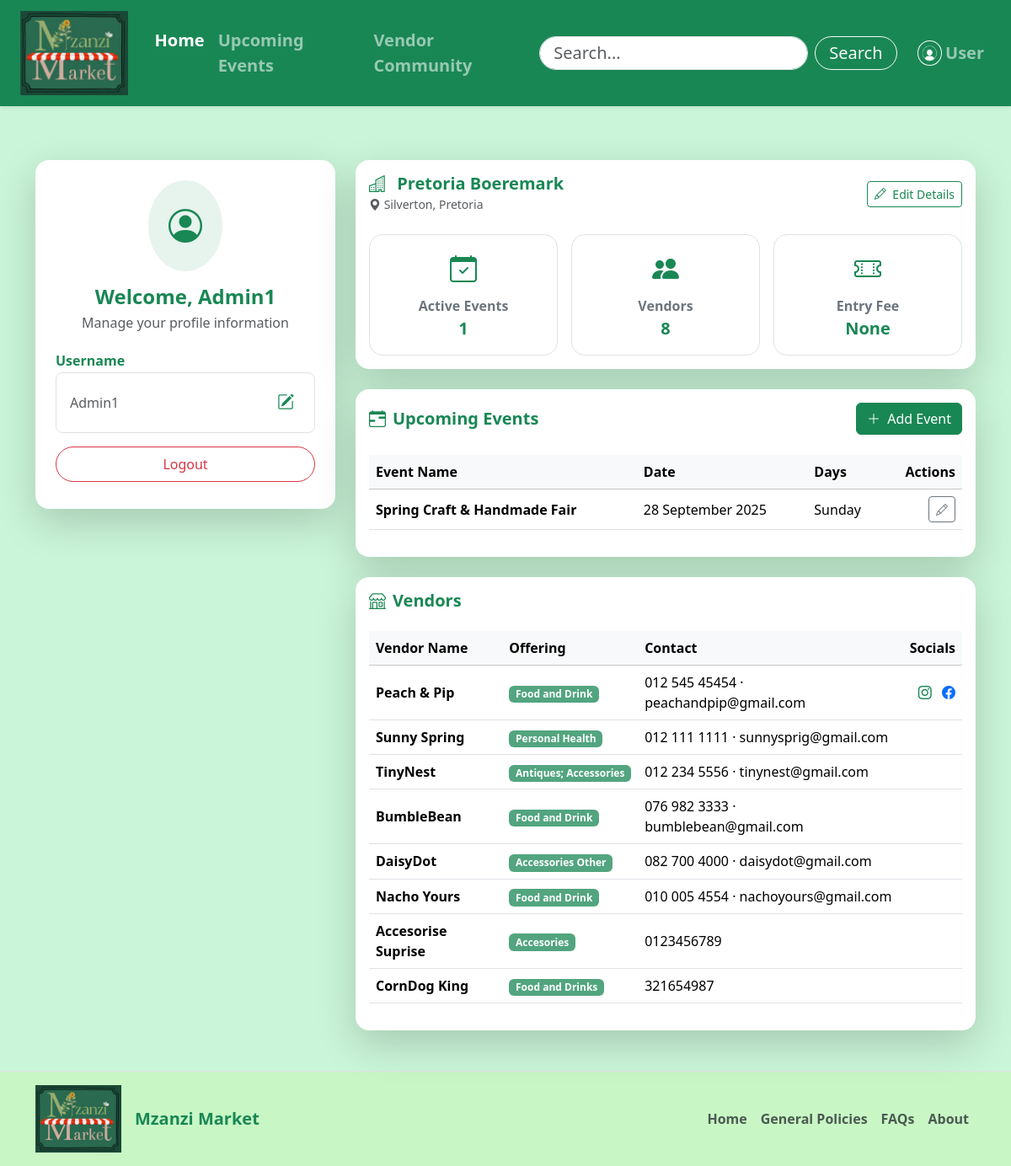
/userpage (signed in), run on the app's committed database.
### tables this page shows
CREATE TABLE "User" (
	"UserID"	INTEGER,
	"Username"	TEXT NOT NULL,
	"Email"	TEXT NOT NULL,
	"Password"	TEXT NOT NULL,
	"Classification"	TEXT NOT NULL CHECK("Classification" IN ('Customer', 'Vendor', 'MarketAdministrator')),
	PRIMARY KEY("UserID" AUTOINCREMENT)
);

CREATE TABLE "Market" (
	"MarketID"	INTEGER,
	"MarketName"	TEXT NOT NULL,
	"MarketDescription"	TEXT,
	"MarketLocationLink"	TEXT,
	"MarketLocation"	TEXT,
	"MarketEntryFee"	TEXT,
	"MarketDate"	DATETIME,
	"MarketDays"	TEXT,
	"MarketPoster"	BLOB,
	"MarketInstagram"	TEXT,
	"MarketFacebook"	TEXT,
	"MarketMap"	BLOB,
	"MarketAdministratorID"	INTEGER,
	PRIMARY KEY("MarketID" AUTOINCREMENT),
	FOREIGN KEY("MarketAdministratorID") REFERENCES "MarketAdministrator"("MarketAdministratorID")
);

CREATE TABLE "Events" (
	"EventID"	INTEGER,
	"EventName"	TEXT NOT NULL,
	"EventDescription"	TEXT,
	"EventDate"	DATETIME,
	"EventDays"	TEXT,
	"EventBookingLink"	TEXT,
	"EventPoster"	BLOB,
	"MarketID"	INTEGER NOT NULL,
	PRIMARY KEY("EventID" AUTOINCREMENT),
	FOREIGN KEY("MarketID") REFERENCES "Market"("MarketID")
);

CREATE TABLE "Vendor" (
	"VendorID"	INTEGER,
	"VendorName"	TEXT NOT NULL,
	"VendorStallDescription"	TEXT,
	"VendorLocation"	TEXT,
	"VendorContactNumber"	TEXT,
	"VendorOfferingType"	TEXT,
	"VendorDescriptionPicture"	BLOB,
	"VendorWebsite"	TEXT,
	"VendorFacebook"	TEXT,
	"VendorInstagram"	TEXT,
	"VendorLogo"	BLOB,
	"UserID"	INTEGER NOT NULL,
	PRIMARY KEY("VendorID" AUTOINCREMENT),
	FOREIGN KEY("UserID") REFERENCES "User"("UserID")
);

### app.py (the view, shortened to what this page needs)
@app.route("/userpage", methods=['GET', 'POST'])
def userpage():
    if 'user_id' not in session:
        flash("Please log in to view your profile.", "warning")
        return redirect(url_for("login"))
    conn = get_db_connection()
    conn.row_factory = sqlite3.Row # Ensure we can access columns by name
    user_id = session['user_id']
    user = conn.execute("SELECT * FROM User WHERE UserID = ?", (user_id,)).fetchone()
    market = None
    events = []
    vendors = []
    if user['Classification'] == 'MarketAdministrator': # Note: No space based on your DB
        market = conn.execute("SELECT * FROM Market WHERE MarketAdministratorID = ?", (user_id,)).fetchone()
        if market:
            events = conn.execute("SELECT * FROM Events WHERE MarketID = ?", (market['MarketID'],)).fetchall()
            vendors = conn.execute("SELECT * FROM Vendor").fetchall()
    conn.close()
    return render_template("userpage.html", user=user, market=market, events=events, vendors=vendors)

### app.py (called while the page is built)
def get_db_connection():
    conn = sqlite3.connect('Mzanzi.db', timeout=30)
    conn.row_factory = sqlite3.Row
    try:
        conn.execute("PRAGMA journal_mode=WAL")
    except:
        pass # If it fails, it just ignores it, but usually it works
    return conn

### templates/userpage.html (shortened to what this page needs)
<!DOCTYPE html>
<html lang="en">
<head>
  <link href="https://cdn.jsdelivr.net/npm/bootstrap@5.3.3/dist/css/bootstrap.min.css" rel="stylesheet">
  <link href="https://cdn.jsdelivr.net/npm/bootstrap-icons/font/bootstrap-icons.css" rel="stylesheet">
</head>
<body style="background-color: rgb(202, 245, 216);">
    <header id="pageTop">
      <nav
        class="navbar navbar-expand-lg navbar-dark bg-success shadow-sm sticky-top py-2"
      >
        <div class="container-fluid px-4">
          <a class="navbar-brand d-flex align-items-center me-3" href="home">
            <img
              src="{{ url_for('static', filename='images/Logo.png') }}"
              alt="Mzanzi Market"
              height="100"
              class="me-2"
            />
          </a>
          <div class="collapse navbar-collapse" id="navbarSupportedContent">
            <ul class="navbar-nav me-auto mb-2 mb-lg-0">
              <li class="nav-item">
                <a class="nav-link fw-semibold fs-5 active" href="home"
                  >Home</a
                >
              </li>
              <li class="nav-item">
                <a class="nav-link fw-semibold fs-5" href="events"
                  >Upcoming Events</a
                >
              </li>
              <li class="nav-item">
                <a class="nav-link fw-semibold fs-5" href="vendors"
                  >Vendor Community</a
                >
              </li>
            </ul>
            <div class="d-flex align-items-center">
              <form class="d-flex me-3" role="search">
                <input
                  class="form-control me-2 rounded-pill px-3 py-1 fs-5"
                  type="search"
                  placeholder="Search..."
                  aria-label="Search"
                />
                <button
                  class="btn btn-outline-light rounded-pill px-3 py-1 fs-5"
                  type="submit"
                >
                  Search
                </button>
              </form>
              <ul class="navbar-nav d-flex align-items-center mb-0">
                <li class="nav-item">
                  <a
                    class="nav-link d-flex align-items-center fw-semibold fs-5"
                    href="login"
                  >
                    <img
                      src="{{ url_for('static', filename='images/usericon.png')}}"
                      alt="User"
                      height="30"
                      class="me-1 rounded-circle border border-light p-1"
                    />
                    <span>User</span>
                  </a>
                </li>
              </ul>
            </div>
          </div>
        </div>
      </nav>
    </header>
    <main>
      <div class="container my-5">
        <div class="row g-4">
          <div class="col-lg-4">
            <div class="card border-0 shadow-lg rounded-4">
              <div class="card-body text-center p-4">
                <div class="bg-success bg-opacity-10 d-inline-flex p-4 rounded-circle mb-3">
                  <i class="bi bi-person-circle fs-1 text-success"></i>
                </div>
                <h4 class="fw-bold text-success mb-1">Welcome, {{ user['Username'] }}</h4>
                <p class="text-muted mb-4">Manage your profile information</p>
                <div class="text-start">
                  <div class="mb-3">
                    <h6 class="fw-semibold text-success mb-1">Username</h6>
                    <div class="border rounded-3 p-3 d-flex justify-content-between align-items-center">
                      <span class="text-muted">{{ user['Username'] }}</span>
                      <button type="button" class="btn btn-sm btn-outline-success border-0" data-bs-toggle="modal" data-bs-target="#editUsernameModal">
                        <i class="bi bi-pencil-square fs-5"></i>
                      </button>
                    </div>
                  </div>
                  </div>
                <a href="/logout" class="btn btn-outline-danger w-100 rounded-pill py-2 mb-2">Logout</a>
              </div>
            </div>
          </div>
          <div class="col-lg-8 d-flex flex-column gap-4">
            {% if user['Classification'] == 'Vendor' %}
              <div class="card border-0 shadow-lg rounded-4"><div class="card-body"><h5>Vendor View Placeholder</h5></div></div>
            {% elif user['Classification'] == 'MarketAdministrator' %}
              <div class="card border-0 shadow-lg rounded-4">
                <div class="card-body">
                  <div class="d-flex justify-content-between align-items-center mb-4">
                    <div>
                        <h5 class="fw-semibold text-success m-0"><i class="bi bi-buildings me-2"></i>
                            {{ market['MarketName'] if market else 'Register Your Market' }}
                        </h5>
                        {% if market %}
                            <small class="text-muted"><i class="bi bi-geo-alt-fill"></i> {{ market['MarketLocation'] }}</small>
                        {% endif %}
                    </div>
                    <button class="btn btn-sm btn-outline-success" data-bs-toggle="modal" data-bs-target="#editMarketModal">
                        <i class="bi bi-pencil me-1"></i> {{ 'Edit Details' if market else 'Create Market' }}
                    </button>
                  </div>
                  <div class="row g-3 text-center">
                    <div class="col-md-4">
                      <div class="border rounded-4 py-3 bg-white">
                        <i class="bi bi-calendar-check fs-2 text-success"></i>
                        <div class="fw-semibold text-secondary mt-2">Active Events</div>
                        <div class="fw-bold text-success fs-5">{{ events|length }}</div>
                      </div>
                    </div>
                    <div class="col-md-4">
                      <div class="border rounded-4 py-3 bg-white">
                        <i class="bi bi-people-fill fs-2 text-success"></i>
                        <div class="fw-semibold text-secondary mt-2">Vendors</div>
                        <div class="fw-bold text-success fs-5">{{ vendors|length }}</div>
                      </div>
                    </div>
                    <div class="col-md-4">
                        <div class="border rounded-4 py-3 bg-white">
                          <i class="bi bi-ticket-perforated fs-2 text-success"></i>
                          <div class="fw-semibold text-secondary mt-2">Entry Fee</div>
                          <div class="fw-bold text-success fs-5">{{ market['MarketEntryFee'] if market else 'Free' }}</div>
                        </div>
                      </div>
                  </div>
                </div>
              </div>
              <div class="card border-0 shadow-lg rounded-4">
                <div class="card-body">
                    <div class="d-flex justify-content-between align-items-center mb-4">
                        <h5 class="fw-semibold text-success m-0"><i class="bi bi-calendar-range me-2"></i>Upcoming Events</h5>
                        <button class="btn btn-success" data-bs-toggle="modal" data-bs-target="#editEventModal">
                            <i class="bi bi-plus-lg me-1"></i> Add Event
                        </button>
                    </div>
                    <div class="table-responsive">
                        <table class="table table-hover align-middle">
                            <thead class="table-light">
                                <tr>
                                    <th>Event Name</th>
                                    <th>Date</th>
                                    <th>Days</th>
                                    <th class="text-end">Actions</th>
                                </tr>
                            </thead>
                            <tbody>
                                {% if events %}
                                    {% for event in events %}
                                    <tr>
                                        <td class="fw-semibold">{{ event['EventName'] }}</td>
                                        <td>{{ event['EventDate'] }}</td>
                                        <td>{{ event['EventDays'] }}</td>
                                        <td class="text-end">
                                            <button class="btn btn-sm btn-outline-secondary"><i class="bi bi-pencil"></i></button>
                                        </td>
                                    </tr>
                                    {% endfor %}
                                {% else %}
                                    <tr><td colspan="4" class="text-center text-muted">No events yet.</td></tr>
                                {% endif %}
                            </tbody>
                        </table>
                    </div>
                </div>
              </div>
              <div class="card border-0 shadow-lg rounded-4">
                <div class="card-body">
                    <h5 class="fw-semibold text-success mb-4"><i class="bi bi-shop me-2"></i>Vendors</h5>
                    <div class="table-responsive">
                        <table class="table table-hover align-middle">
                            <thead class="table-light">
                                <tr>
                                    <th>Vendor Name</th>
                                    <th>Offering</th>
                                    <th>Contact</th>
                                    <th class="text-end">Socials</th>
                                </tr>
                            </thead>
                            <tbody>
                                {% if vendors %}
                                    {% for vendor in vendors %}
                                    <tr>
                                        <td class="fw-semibold">{{ vendor['VendorName'] }}</td>
                                        <td><span class="badge bg-success bg-opacity-75">{{ vendor['VendorOfferingType'] }}</span></td>
                                        <td>{{ vendor['VendorContactNumber'] }}</td>
                                        <td class="text-end">
                                            {% if vendor['VendorInstagram'] %}<a href="{{ vendor['VendorInstagram'] }}" class="text-success me-2"><i class="bi bi-instagram"></i></a>{% endif %}
                                            {% if vendor['VendorFacebook'] %}<a href="{{ vendor['VendorFacebook'] }}" class="text-primary"><i class="bi bi-facebook"></i></a>{% endif %}
                                        </td>
                                    </tr>
                                    {% endfor %}
                                {% else %}
                                    <tr><td colspan="4" class="text-center text-muted">No vendors registered yet.</td></tr>
                                {% endif %}
                            </tbody>
                        </table>
                    </div>
                </div>
              </div>
            {% else %}
              <div class="card border-0 shadow-lg rounded-4"><div class="card-body text-center p-5"><h3>Welcome!</h3></div></div>
            {% endif %}
          </div>
        </div>
      </div>
    </main>
  <footer class="border-top py-3" style="background-color: #c8f7c5">
    <div
      class="container d-flex flex-wrap justify-content-between align-items-center"
    >
      <div class="d-flex align-items-center mb-3 mb-md-0">
        <img
          src="{{ url_for('static', filename='images/Logo.png') }}"
          alt="Mzanzi Market"
          height="80"
          class="me-3"
        />
        <span class="fw-bold text-success fs-5">Mzanzi Market</span>
      </div>
      <ul class="nav col-md-5 justify-content-end">
  <li class="nav-item fw-semibold">
    <a href="{{ url_for('home') }}" class="nav-link px-2 text-muted">Home</a>
  </li>
  <li class="nav-item fw-semibold">
    <a href="{{ url_for('general_policies') }}" class="nav-link px-2 text-muted">General Policies</a>
  </li>
  <li class="nav-item fw-semibold">
    <a href="{{ url_for('faq') }}" class="nav-link px-2 text-muted">FAQs</a>
  </li>
  <li class="nav-item fw-semibold">
    <a href="{{ url_for('about') }}" class="nav-link px-2 text-muted">About</a>
  </li>
</ul>
    </div>
  </footer>
</body>
</html>

### data on the page
User: Username "Admin1"
Market: MarketName "Pretoria Boeremark", MarketLocation "Silverton, Pretoria", MarketEntryFee "None"
Events: EventName "Spring Craft & Handmade Fair", EventDate "28 September 2025", EventDays "Sunday"
Vendor: VendorName "Peach & Pip", VendorOfferingType "Food and Drink", VendorContactNumber "012 545 45454 · peachandpip@gmail.com"
Vendor: VendorName "Sunny Spring", VendorOfferingType "Personal Health", VendorContactNumber "012 111 1111 · sunnysprig@gmail.com"
Vendor: VendorName "TinyNest", VendorOfferingType "Antiques; Accessories", VendorContactNumber "012 234 5556 · tinynest@gmail.com"
Vendor: VendorName "BumbleBean", VendorOfferingType "Food and Drink", VendorContactNumber "076 982 3333 · bumblebean@gmail.com"
Vendor: VendorName "DaisyDot", VendorOfferingType "Accessories Other", VendorContactNumber "082 700 4000 · daisydot@gmail.com"
Vendor: VendorName "Nacho Yours", VendorOfferingType "Food and Drink", VendorContactNumber "010 005 4554 · nachoyours@gmail.com"
Vendor: VendorName "Accesorise Suprise", VendorOfferingType "Accesories", VendorContactNumber "0123456789"
Vendor: VendorName "CornDog King", VendorOfferingType "Food and Drinks", VendorContactNumber "321654987"

### other printed values
{{ 'Edit Details' if market else 'Create Market' }} "Edit Details"
{{ events|length }} "1"
{{ vendors|length }} "8"
